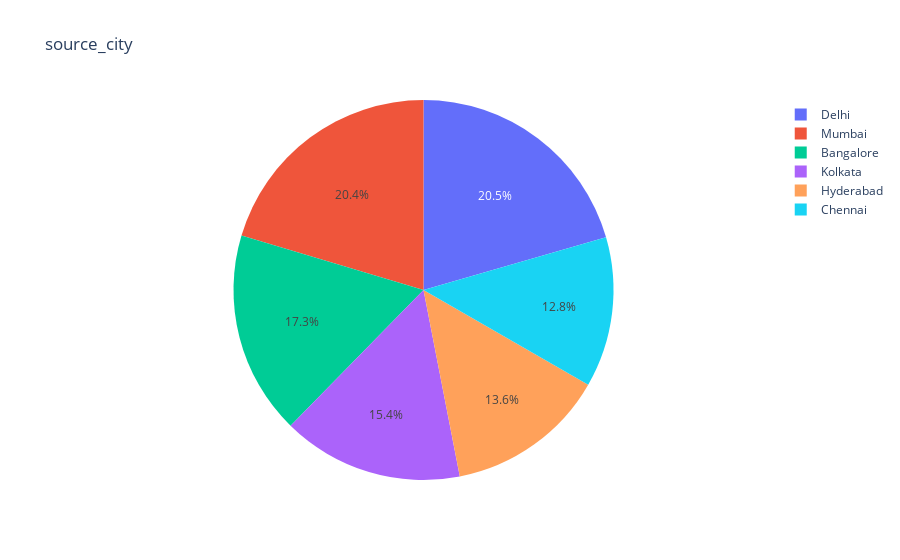

The notebook cell this image was saved under:
### Code cell
fig = px.pie(source_city_count, values='count', names='source_city',title='source_city ')
fig.show()

### Figure 1 — Plotly figure (JSON) as saved in the notebook; plotly's stock layout.template omitted (floating-point values rounded to 4 significant figures)
{"data": [{"domain": {"x": [0, 1], "y": [0, 1]}, "hovertemplate": "source_city=%{label}<br>count=%{value}<extra></extra>", "labels": ["Delhi", "Mumbai", "Bangalore", "Kolkata", "Hyderabad", "Chennai"], "legendgroup": "", "name": "", "showlegend": true, "type": "pie", "values": [61183, 60709, 51554, 45881, 40638, 38078]}], "layout": {"legend": {"tracegroupgap": 0}, "title": {"text": "source_city "}}}
